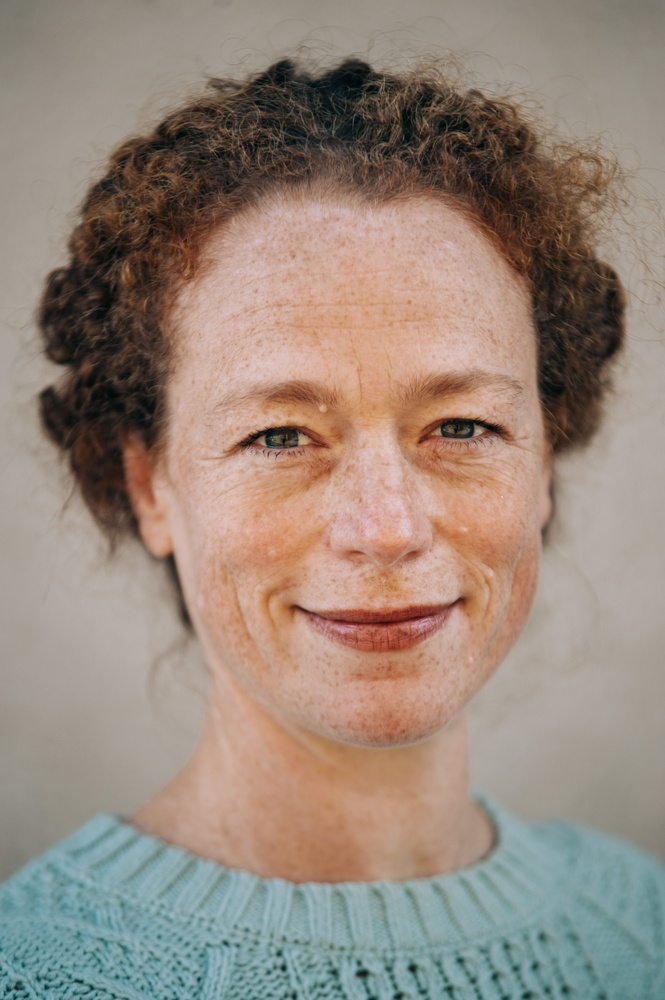
#> input picture Homework 4/Portrait.jpg, 665 x 1000 px, shrunk from 2832 x 4256 before the run
$ jupyter execute Justin_zhang.ipynb
#> lines starting #> are read from the running program, lines starting #| are printed output that depends on the picture; long printed decimals are rounded
[cell 1]
import PIL
from PIL import Image

import numpy as np
import os
from matplotlib import pyplot as plot

[cell 2]
# 1. Read in the image using the PIL library, store the width and height of the image in a
# variable and compute the size of the original image as w*h*3
img = Image.open('Portrait.jpg')
#> img is the input picture: PIL image 665x1000 RGB; mean R, G, B 150.8, 135.5, 123.6
w,h = img.size
#> w = 665; h = 1000
print(f'Width and height: {w},{h}')
#| Width and height: 665,1000
size = h * w * 3
#> size = 1995000
print(f'Original Image size: {size}')
#| Original Image size: 1995000
plot.imshow(img)

[cell 3]
# 2. and 3. Converted to numpy array and split
img = np.array(img)
R = img[:,:,0]
G = img[:,:,1]
B = img[:,:,2]
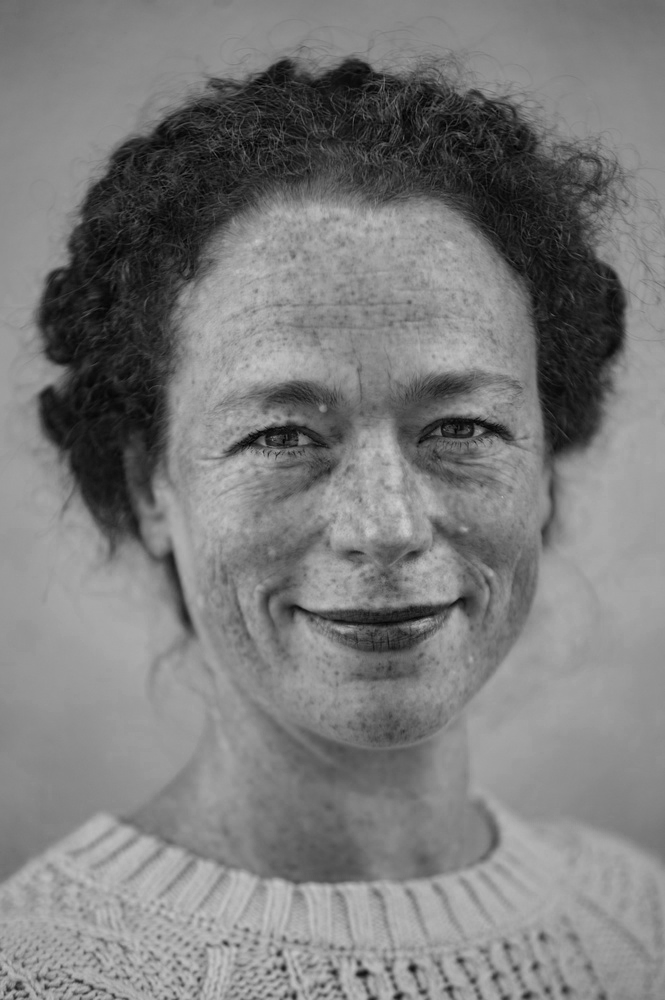
#> B: shape (1000, 665); min 0, max 205, mean 123.6

# Used to display images
fig, ax = plot.subplots(1,3,figsize=(15,10))
ax[0].imshow(R)
ax[0].title.set_text('R')
ax[1].imshow(G)
ax[1].title.set_text('G')
ax[2].imshow(B)
ax[2].title.set_text('B')
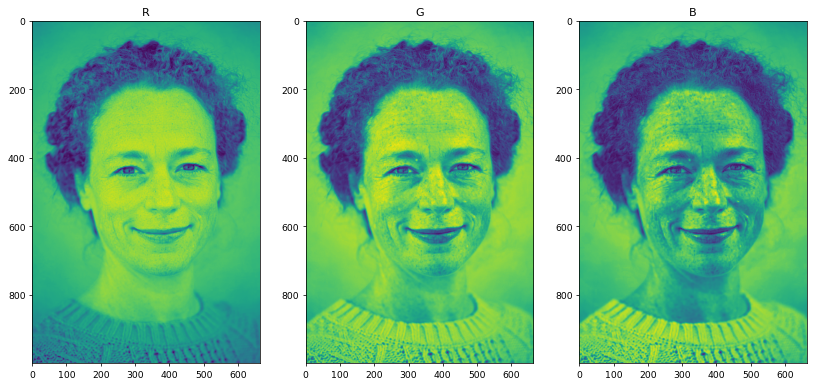
#> figure drawn by matplotlib, 3 panels

[cell 4]
# 5. SVD decomposition for all channels
ur, sr, vr = np.linalg.svd(R,full_matrices=False)
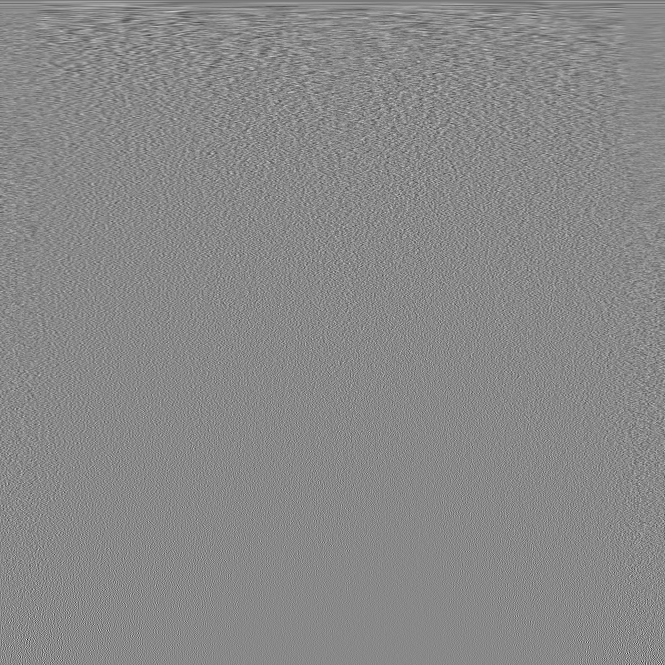
#> vr: shape (665, 665) float64; min -0.35, max 0.302, mean -5.02e-05; drawn with min black and max white
#> sr = 665 values, max 125862.1 at index 0, min 4.15 at index 664, mean 467.5
ug, sg, vg = np.linalg.svd(G,full_matrices=False)
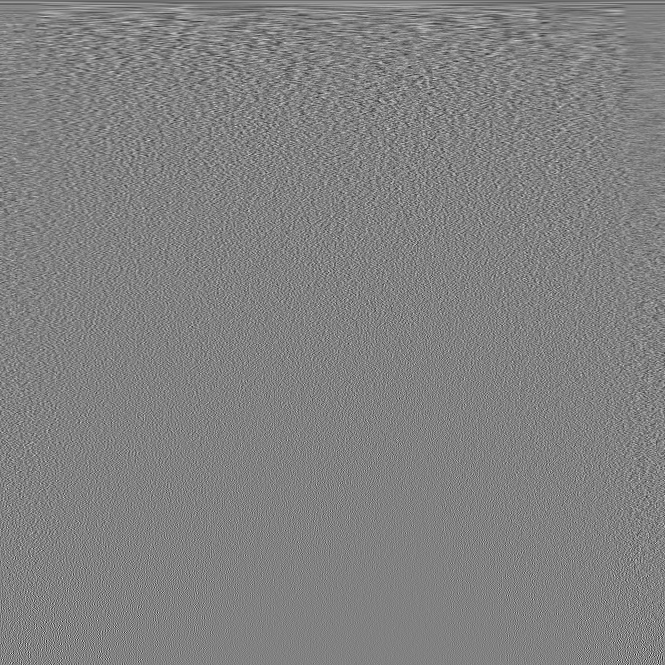
#> vg: shape (665, 665) float64; min -0.252, max 0.244, mean -5.69e-05; drawn with min black and max white
#> sg = 665 values, max 112228.5 at index 0, min 3.69 at index 664, mean 440.5
ub, sb, vb = np.linalg.svd(B,full_matrices=False)
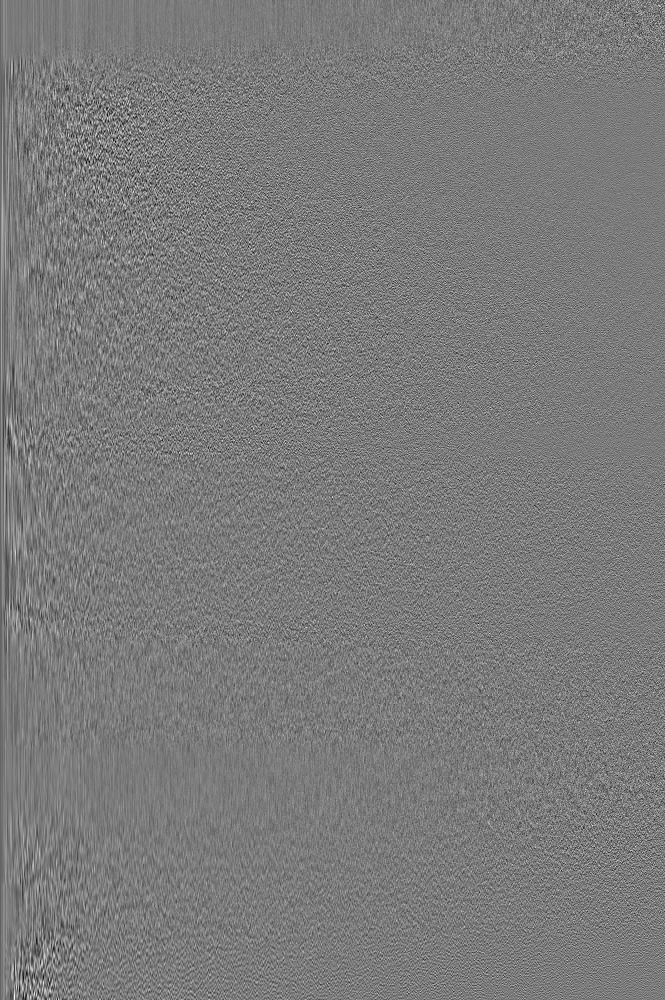
#> ub: shape (1000, 665) float64; min -0.195, max 0.209, mean -4.39e-05; drawn with min black and max white
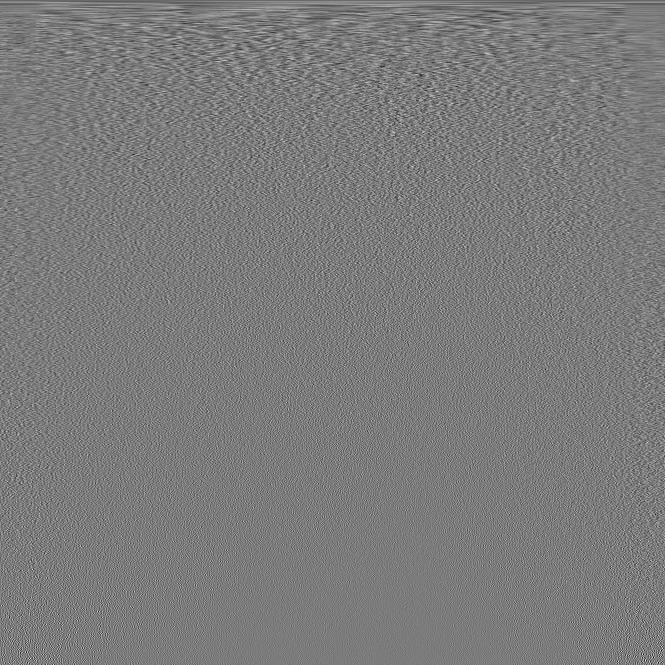
#> vb: shape (665, 665) float64; min -0.265, max 0.28, mean -5.65e-05; drawn with min black and max white
#> sb = 665 values, max 102888.4 at index 0, min 4.13 at index 664, mean 439.3

#diagnolize
srd = np.diag(sr)
sbd = np.diag(sb)
sgd = np.diag(sg)

[cell 5]
# Compression
k = 40

temp_r = np.dot(np.dot(ur[:,0:k],srd[0:k,0:k]),vr[0:k,:])
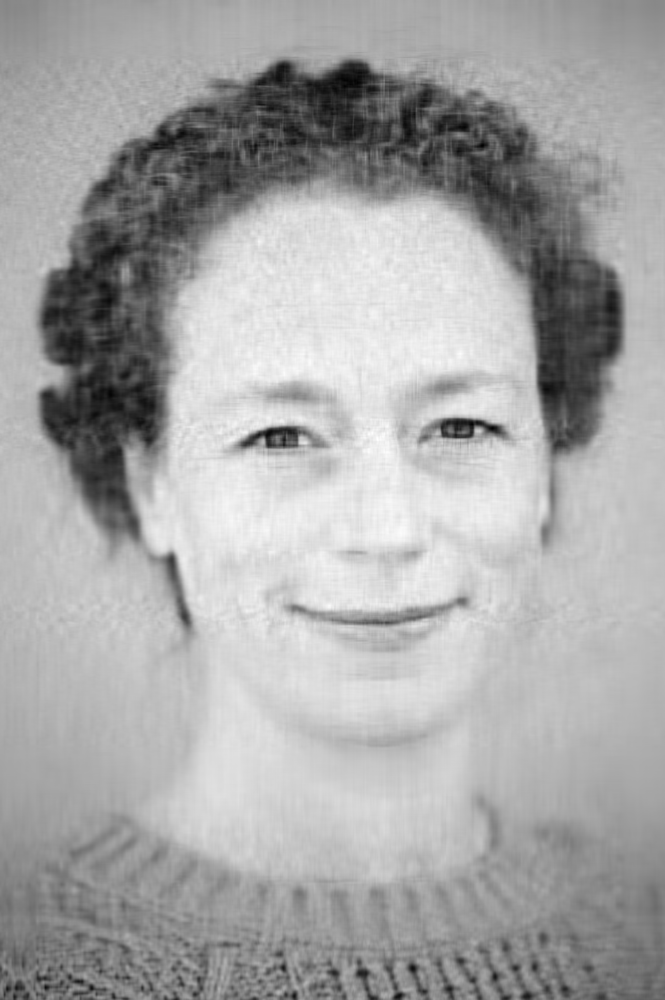
#> temp_r: shape (1000, 665) float64; min -8.78, max 234.9, mean 150.8; drawn with min black and max white
temp_g = np.dot(np.dot(ug[:,0:k],sgd[0:k,0:k]),vg[0:k,:])
temp_b = np.dot(np.dot(ub[:,0:k],sbd[0:k,0:k]),vb[0:k,:])
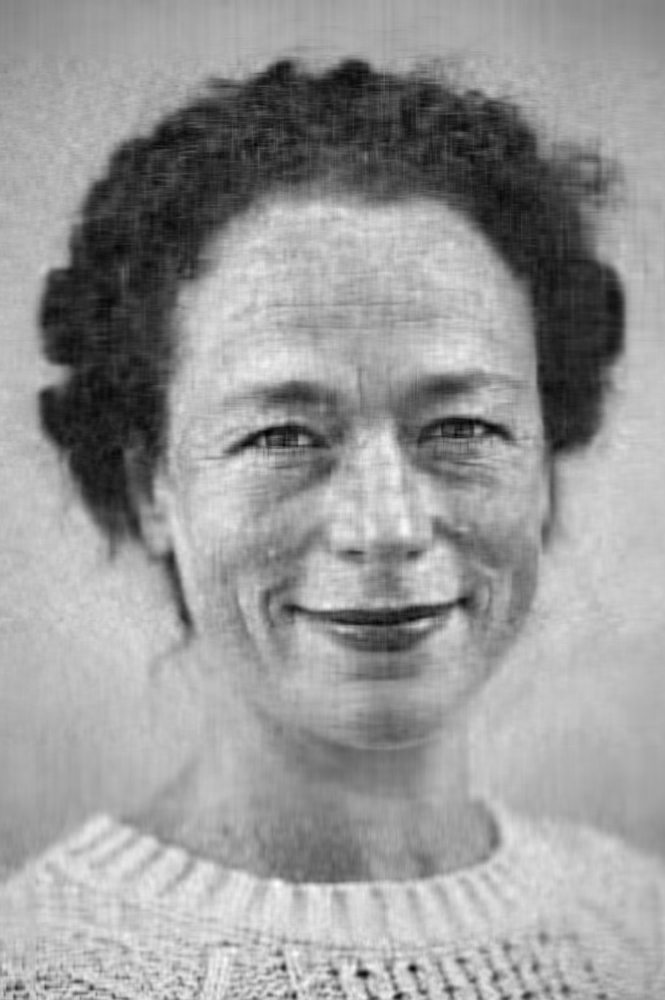
#> temp_b: shape (1000, 665) float64; min -1.42, max 207.6, mean 123.6; drawn with min black and max white
# Used to display images
fig2, ax2 = plot.subplots(1,3,figsize=(15,10))
ax2[0].imshow(temp_r)
ax2[0].title.set_text('R')
ax2[1].imshow(temp_g)
ax2[1].title.set_text('G')
ax2[2].imshow(temp_b)
ax2[2].title.set_text('B')

[cell 6]
# 7. Recombine image
ir = Image.fromarray(np.uint8(temp_r))
ig = Image.fromarray(np.uint8(temp_g))
ib = Image.fromarray(np.uint8(temp_b))
img_compressed = Image.merge('RGB',(ir,ig,ib))
plot.imshow(img_compressed)

[cell 7]
# Solve for compression and print percentage compressed (Original - Compressed)/Original * 100%
compressed_size = k * (w + 1 + h)
#> compressed_size = 66640
print(f'Original Size:{size}\nCompressed Size: {compressed_size}\nPercentage Compressed: {((size - compressed_size) / size * 100)}%')
#| Original Size:1995000
#| Compressed Size: 66640
#| Percentage Compressed: 96.660%
